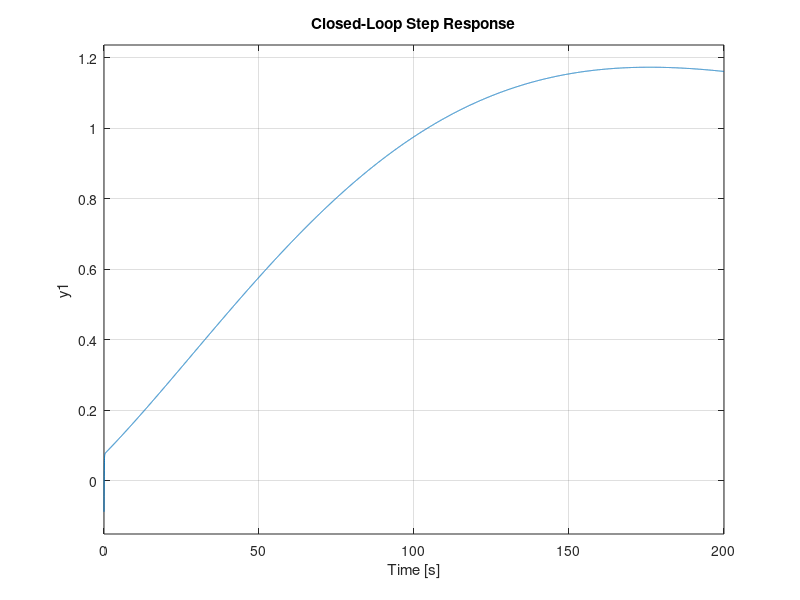

Here is the MATLAB script that generated this plot: (Note: this script raises an error after producing the figure.)
% 1. Corrected Plant and Dead Time
numerator11 = [0.1179];
denominator11 = [1 0.0076]; 

numerator12 = [0.03658];
denominator12 = [1 0.005254];

numerator21 = [0.06368];
denominator21 = [1 0.006012];

numerator22 = [0.05872];
denominator22 = [1 0.005984];


DeadNum = [-0.0725 1];
DeadDen = [0.0725 1]; % Corrected to +1

G11 = tf(numerator11, denominator11);
G22 = tf(numerator22, denominator22);
G12 = tf(numerator12,denominator12);
G21= tf(numerator21,denominator21);
DeadTime = tf(DeadNum, DeadDen);
G11_Final = G11 * DeadTime;
G22_Final = G22 * DeadTime;
G12_Final = G12 * DeadTime;
G21_Final = G21 * DeadTime;

% 2. Define the PID Controller
Kp1 = 0.09474;
Ki1 = 0.00257;
Kd1 = 0.6904;

Kp2= 0.1488;
Ki2 = 0.00314;
Kd2 = 1.174;

% MATLAB's built-in PID object handles the (Kd*s^2 + Kp*s + Ki)/s structure
C = pid(Kp1, Ki1, Kd1); 

% 3. Create the Open-Loop and Closed-Loop Systems
L = C * G11_Final;       % Open-loop (for checking Phase Margin)
T = feedback(L, 1);      % Closed-loop (for checking Rise Time and Overshoot)




% 4. Verify Transient Response (Time Domain)
figure(1);
step(T);
title('Closed-Loop Step Response');
grid on;

% Extract exact performance metrics directly to the command window
disp('--- Step Response Specifications ---');
metrics = stepinfo(T)

% 5. Verify Frequency Response Margins (Bode Plot)
figure(2);
margin(L); % This draws the Bode plot and displays the Phase Margin
